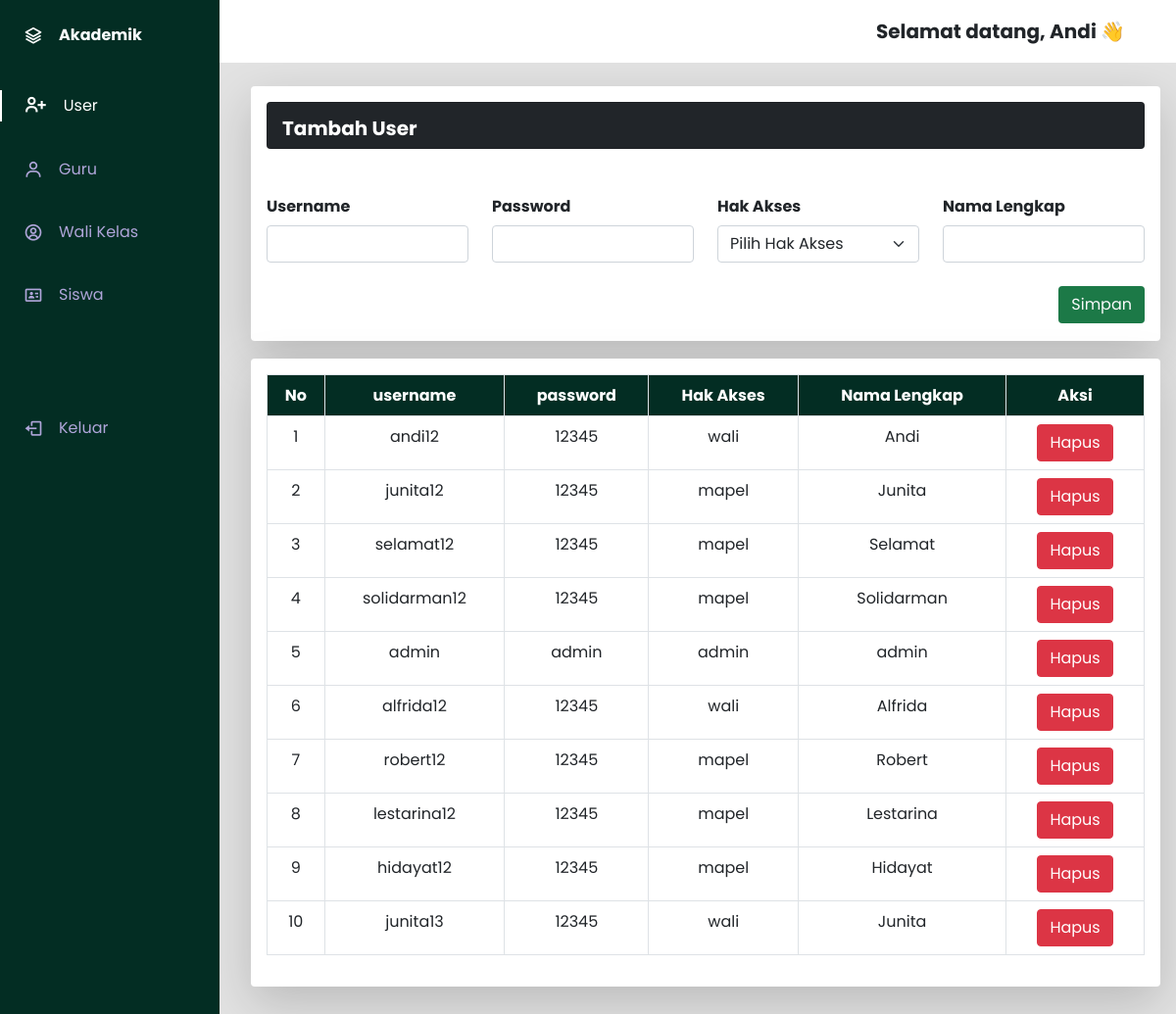
The app's page /admin/halaman_admin.php (signed in) with its own data.
### tables this page shows
CREATE TABLE `user` (
  `kode_user` int(12) NOT NULL,
  `username` varchar(20) NOT NULL,
  `password` varchar(20) NOT NULL,
  `role` enum('wali','mapel','admin','') NOT NULL,
  `nama_lengkap` varchar(20) NOT NULL
);

### admin/halaman_admin.php (the view, shortened to what this page needs)
<?php
require('../database/koneksi.php');
?>
<html>
<head>
    <link href='https://cdn.jsdelivr.net/npm/boxicons@2.0.5/css/boxicons.min.css' rel='stylesheet'>
    <link href="https://cdn.jsdelivr.net/npm/bootstrap@5.0.0-beta2/dist/css/bootstrap.min.css" rel="stylesheet">
    <link type="text/css" rel="stylesheet" href="../css/dashboard.css"?<?php echo time(); ?>>
</head>
<body id="body-pd" class="body-pd">
    <header class="header body-pd" id="header">
        <div class="header__user" style="margin-top:0px">
            <a> Selamat datang, <?php echo $_SESSION['nama']; ?> &#128075;</a>
        </div>
    </header>
    <div class="l-navbar show" id="nav-bar">
        <nav class="nav">
            <div>
                <a href="#" class="nav__logo">
                    <i class='bx bx-layer nav__logo-icon'></i>
                    <span class="nav__logo-name">Akademik</span>
                </a>
                <div class="nav__list">
                    <a href="../admin/halaman_admin.php" class="nav__link active">
                        <i class='bx bx-user-plus bx-sm nav__icon'></i>
                        <span class="nav__name">User</span>
                    </a>
                    <a href="../admin/tambah_guru.php" class="nav__link">
                        <i class='bx bx-user nav__icon'></i>
                        <span class="nav__name">Guru</span>
                    </a>
                    <a href="../admin/tambah_wali.php" class="nav__link ">
                       <i class='bx bx-user-circle nav__icon' ></i>
                        <span class="nav__name">Wali Kelas</span>
                    </a>
                    <a href="../admin/tambah_siswa.php" class="nav__link">
                        <i class='bx bx-id-card nav__icon'></i>
                        <span class="nav__name">Siswa</span>
                    </a>
                </div>
                <br><br><br>
                <a href="../logout.php" class="nav__link">
                <i class='bx bx-log-out nav__icon'></i>
                <span class="nav__name">Keluar<span>
            </a>
            </div>
        </nav>
    </div>
    <br>
     <div class="content-box mb-3 content-lighten shadow-lg p-3 mb-5 bg-white rounded">
       <div class="card text-white bg-dark mb-3"> &ensp;
        <h5 style="padding-left: 15px; margin-top: -10px;"><b>Tambah User</b></h4>
        </div>
        <br>
         <form method="POST">
              <div class="row">
                <div class="col">
                  <label for = "username" class = "col-sm col-form-label"><b>Username</b></label>
                  <input type="text" name="username" class="form-control"  required>
                </div>
                <div class="col">
                  <label for = "password" class = "col-sm col-form-label"><b>Password</b></label>
                  <input type="text" name="password" class="form-control" required>
                </div>
                <div class="col">
                  <label for = "role" class = "col-sm col-form-label"><b>Hak Akses</b></label>
                   <select class = "form-select" name = "role" style="margin-top: 0px;" required>
                        <option disabled selected>Pilih Hak Akses</option>
                    </select>
                </div>
                <div class="col">
                  <label for = "nama_lengkap" class = "col-sm col-form-label"><b>Nama Lengkap</b></label>
                  <input type="text" name="nama_lengkap" class="form-control" required>
                </div>
               </div>
               <br>
                <button type="submit" name="simpan" class="btn text-light" style="float:right; background-color: #1C7947;">Simpan</button>
                <br>
        </form>
        </div>
           <div class="content-box mb-3 content-lighten shadow-lg p-3 mb-5 bg-white rounded" style="margin-top:-30px">
        <table class="table table-bordered table-hover">
        <thread>
        <tr>
        <th style="text-align: center;">No</th>
        <th>username</th>
        <th>password</th>
        <th>Hak Akses</th>
        <th>Nama Lengkap</th>
        <th colspan='1' style="text-align:center;"> Aksi</th>
        </tr>
        </thread>
            <?php
            $sql   = "SELECT * FROM user ";
            $hasil = mysqli_query($con, $sql) or trigger_error("Query Failed! SQL: $sql - Error: ".mysqli_error($con), E_USER_ERROR);
            $no    = 0;
                while ($data = mysqli_fetch_array($hasil)) {
                $no++;
                ?>
                <tbody>
                <tr>
                <td style="text-align:center;"><?php echo $no ?></td>
                <td><?php echo $data["username"]; ?></td>
                <td><?php echo $data["password"]; ?></td>
                <td><?php echo $data["role"]; ?></td>
                <td><?php echo $data["nama_lengkap"]; ?></td>
                 <td style="text-align: center;">
                    <a href = "./hapus_user.php? kode_user=<?php echo htmlspecialchars($data['kode_user']); ?>" class="btn btn-danger" role="button">Hapus</a>
                    </td>
                    </tr>
                    </tbody>
                    <?php
                }
                ?>
            </table>
    </div>
</body>
</html>

### css/dashboard.css (style rules this page uses)
:root { --header-height: 3rem; --nav-width: 68px; --first-color: #4723D9; --first-color-light: #AFA5D9; --white-color: #ffffff; --normal-font-size: 1rem; --z-fixed: 100; }
body { position: relative; margin: var(--header-height) 0 0 0; padding: 0 1rem; font-size: var(--normal-font-size); transition: .5s; background-color: #e2e2e2; font-family: 'Poppins', sans-serif; }
a { text-decoration: none; }
.header { width: 100%; height: var(--header-height); position: fixed; top: 0; left: 0; display: flex; align-items: center; justify-content: space-between; padding: 0 1rem; background-color: #ffffff; z-index: var(--z-fixed); transition: .5s; }
.header__user { display: flex; justify-content: center; font-weight: bolder; font-size: 20px; margin-right: 20px; margin-top : 15px; }
.l-navbar { position: fixed; top: 0; left: -30%; width: var(--nav-width); height: 500vh; background-color: #032D23; padding: .5rem 1rem 0 0; transition: .5s; z-index: var(--z-fixed); }
.nav { height: 100%; display: flex; flex-direction: column; justify-content: space-between; overflow: hidden; }
.nav__logo, .nav__link { display: grid; grid-template-columns: max-content max-content; align-items: center; column-gap: 1rem; padding: .5rem 0 .5rem 1.5rem; }
.nav__logo { margin-bottom: 2rem; }
.nav__logo-icon { font-size: 1.25rem; color: var(--white-color); }
.nav__logo-name { color: var(--white-color); font-weight: 700; }
.nav__link { position: relative; color: var(--first-color-light); margin-bottom: 1.5rem; transition: .3s; }
.nav__icon { font-size: 1.25rem; }
.show { width: calc(var(--nav-width) + 156px); }
.active { color: var(--white-color); }
.active::before { content: ''; position: absolute; left: 0; width: 2px; height: 32px; background-color: var(--white-color); }
@media screen and (min-width: 768px) { body { margin: calc(var(--header-height) + 1rem) 0 0 0; padding-left: calc(var(--nav-width) + 2rem); } }
@media screen and (min-width: 768px) { .header { height: calc(var(--header-height) + 1rem); padding: 0 2rem 0 calc(var(--nav-width) + 2rem); } }
@media screen and (min-width: 768px) { .l-navbar { left: 0; padding: 1rem 1rem 0 0; } }
@media screen and (min-width: 768px) { .show { width: calc(var(--nav-width) + 156px); } }
@media screen and (min-width: 768px) { .body-pd { padding-left: calc(var(--nav-width) + 188px); } }
.table th { text-align: center; background-color: #032D23; color: white; }
.table td { text-align: center; }
.form-select { margin-top : 12px; }

### records on screen
user: username "andi12", password "12345", role "wali", nama_lengkap "Andi"
user: username "junita12", password "12345", role "mapel", nama_lengkap "Junita"
user: username "selamat12", password "12345", role "mapel", nama_lengkap "Selamat"
user: username "solidarman12", password "12345", role "mapel", nama_lengkap "Solidarman"
user: username "admin", password "admin", role "admin", nama_lengkap "admin"
user: username "alfrida12", password "12345", role "wali", nama_lengkap "Alfrida"
user: username "robert12", password "12345", role "mapel", nama_lengkap "Robert"
user: username "lestarina12", password "12345", role "mapel", nama_lengkap "Lestarina"
user: username "hidayat12", password "12345", role "mapel", nama_lengkap "Hidayat"
user: username "junita13", password "12345", role "wali", nama_lengkap "Junita"

### other values on screen
$_SESSION['nama'] "Andi"
